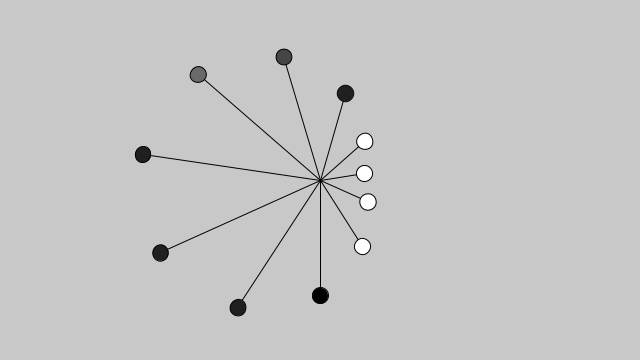
Frame 1 (no input)
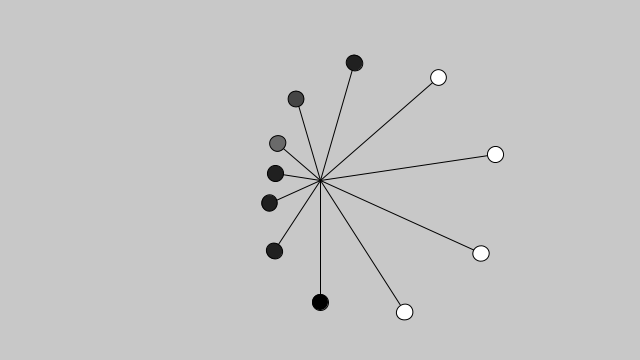
Frame 60 (the mouse pressed at the canvas centre just before this capture)
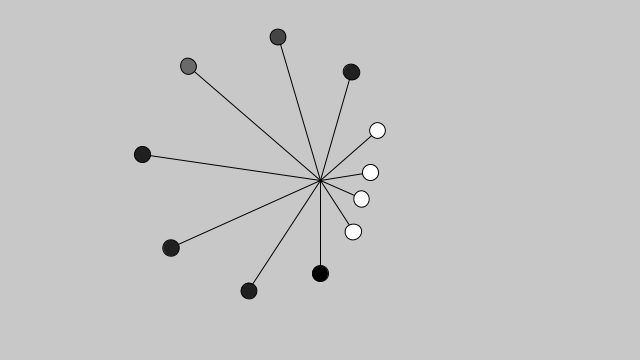
Frame 120 (the mouse held since frame 60 and released just before this capture)

The Processing sketch that drew these frames (run headless with seeded random() and noise(); from frame 60 on, the mouse is pressed at the canvas centre):

// Processing sketch: oscillators
// ── oscillators.pde
class Oscillator  {
 
  PVector loc, angles;
  PVector aVelocity;
  PVector amplitude;
  float angR;
 
  Oscillator(float _angR) {
    angR = _angR;
    loc = new PVector();
    angles = new PVector();
    aVelocity = new PVector(0, 0.05);
    amplitude = new PVector(width/2, height/2);
  }
  
  void oscillate() {
    angles.add(aVelocity);
  }
 
  void display()  {
    float y = sin(angles.y + angR); // creates the casscade effect.
    loc.y = map(y, -1, 1, amplitude.y/4, amplitude.y);
 
    pushMatrix();
    translate(width/2,height/2);
    rotate(angR);
    stroke(0);
    fill(255 % (angR * 65) );
    line(0,0,loc.x, loc.y);
    ellipse(loc.x, loc.y, 16, 16);
    popMatrix();
  }
}

// ── main.pde
Oscillator[] oscillators;

void setup() {
  size(640, 360);
  oscillators = new Oscillator[11];
  for (int i = 0; i < oscillators.length; i++) {
    // evenly space angles around centerpoint.
    oscillators[i] = new Oscillator(i * (TWO_PI / (oscillators.length)));
  }
}

void draw() {
  background(200);
  for (int i = 0; i < oscillators.length; i++) {
    Oscillator osc = oscillators[i];
    osc.oscillate();
    osc.display();
  }

}
